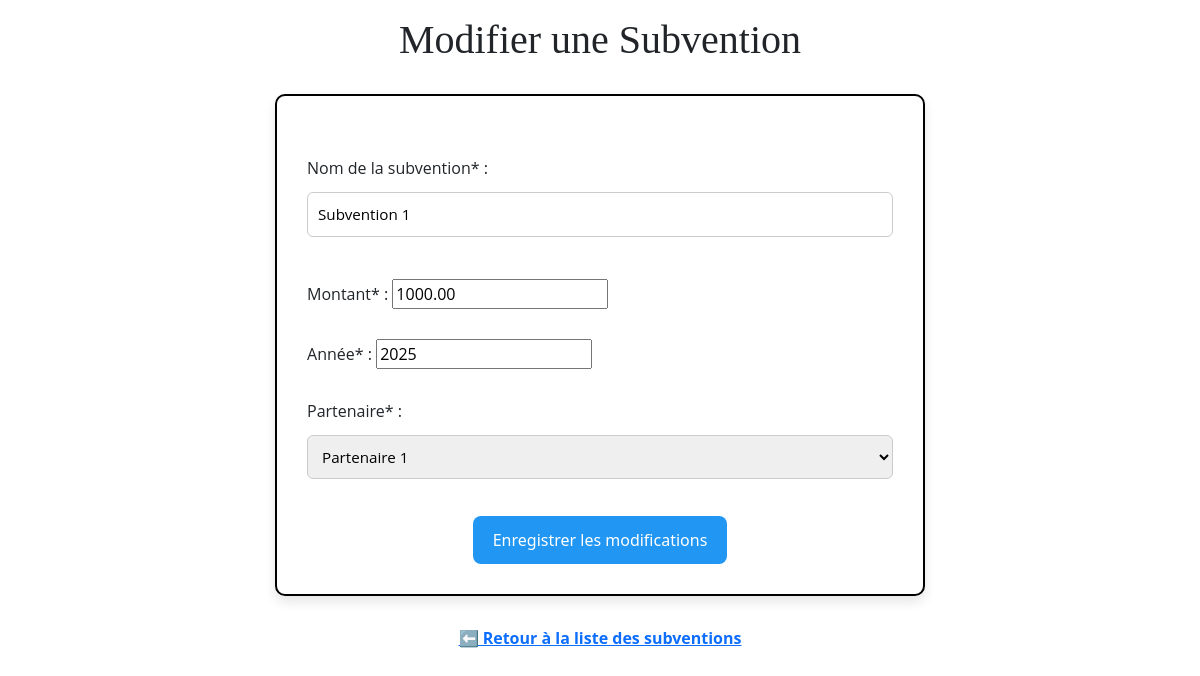
Screenshot of /fonction_3/modify_subv.php?id=1 (signed in) with the database file from the repository.
### tables this page shows
CREATE TABLE `RECOIT_SUBVENTION` (
  `idSub` int NOT NULL,
  `idPart` int NOT NULL,
  PRIMARY KEY (`idPart`,`idSub`),
  KEY `idSub` (`idSub`),
  CONSTRAINT `recoit_subvention_ibfk_1` FOREIGN KEY (`idSub`) REFERENCES `SUBVENTION` (`idSub`),
  CONSTRAINT `recoit_subvention_ibfk_2` FOREIGN KEY (`idPart`) REFERENCES `PARTENAIRE` (`idPart`)
);

CREATE TABLE `subvention` (
  `idSub` int NOT NULL AUTO_INCREMENT,
  `nom_sub` varchar(100) NOT NULL,
  `montant` decimal(10,2) NOT NULL,
  `annee` int NOT NULL,
  PRIMARY KEY (`idSub`)
);

CREATE TABLE `PARTENAIRE` (
  `idPart` int NOT NULL AUTO_INCREMENT,
  `nom` varchar(100) NOT NULL,
  `type_partenaire` varchar(50) NOT NULL,
  `contact` varchar(100) NOT NULL,
  `secteur` varchar(100) NOT NULL,
  `date_debut_partenariat` date DEFAULT NULL,
  PRIMARY KEY (`idPart`)
);

### fonction_3/modify_subv.php (the view, shortened to what this page needs)
<?php
require '../connexion/db_connect.php';
$idSub = $_GET['id'];
$stmt = $pdo->prepare("SELECT s.idSub, s.nom_sub, s.montant, s.annee, r.idPart
                       FROM SUBVENTION s
                       JOIN RECOIT_SUBVENTION r ON s.idSub = r.idSub
                       WHERE s.idSub = ?");
$stmt->execute([$idSub]);
$subvention = $stmt->fetch();
$partenaires = $pdo->query("SELECT idPart, nom FROM PARTENAIRE ORDER BY nom ASC")->fetchAll();
?>
<!DOCTYPE html>
<html>
<head>
    <link rel="stylesheet" href="../style_form.css">
    <link href="https://cdn.jsdelivr.net/npm/bootstrap@5.3.8/dist/css/bootstrap.min.css" rel="stylesheet">
</head>
<body>
<h1 class="mt-3">Modifier une Subvention</h1>
<form method="post">
    <label>Nom de la subvention* :
        <input type="text" name="nom_sub" value="<?= htmlspecialchars($subvention['nom_sub']) ?>" required>
    </label>
    <label>Montant* :
        <input type="number" step="0.01" name="montant" value="<?= htmlspecialchars($subvention['montant']) ?>" required>
    </label>
    <label>Année* :
        <input type="number" name="annee" value="<?= htmlspecialchars($subvention['annee']) ?>" required>
    </label>
    <label>Partenaire* :
        <select name="idPart" required>
            <?php foreach($partenaires as $p): ?>
                <option value="<?= $p['idPart'] ?>" <?= ($subvention['idPart'] == $p['idPart']) ? 'selected' : '' ?>><?= htmlspecialchars($p['nom']) ?></option>
            <?php endforeach; ?>
        </select>
    </label>
    <button type="submit">Enregistrer les modifications</button>
</form>
<a href="affich_subv.php">⬅ Retour à la liste des subventions</a>
</body>
</html>

### style_form.css (style rules this page uses)
body { font-family: Arial, Helvetica, sans-serif; background-color: #f2f2f2; margin: 0; padding: 0; }
h1 { font-family: 'Playfair Display', serif; text-align: center; margin-top: 30px; color: #222; }
form { background-color: #ffffff; max-width: 650px; margin: 30px auto; padding: 30px; border: 2px solid #000; border-radius: 10px; box-shadow: 0 6px 12px rgba(0,0,0,0.1); }
form label { font-family: 'Open Sans', serif; display: block; margin-top: 30px; margin-bottom: 10px; }
form input[type="text"], form input[type="email"], form input[type="date"], form input[type="password"], form select { width: 100%; padding: 10px; margin-top: 12px; margin-bottom: 12px; border-radius: 6px; border: 1px solid #ccc; box-sizing: border-box; font-size: 0.95em; }
form button { display: block; margin: 25px auto 0; padding: 12px 20px; background-color: #2196F3; color: white; border: none; border-radius: 8px; font-size: 1em; cursor: pointer; transition: background-color 0.2s ease; }
a { display: block; text-align: center; margin-bottom: 30px; color: #2196F3; font-weight: bold; text-decoration: none; }

### rows the page displays
recoit_subvention: nom_sub "Subvention 1", montant "1000.00", annee "2025", idPart "Partenaire 1"
